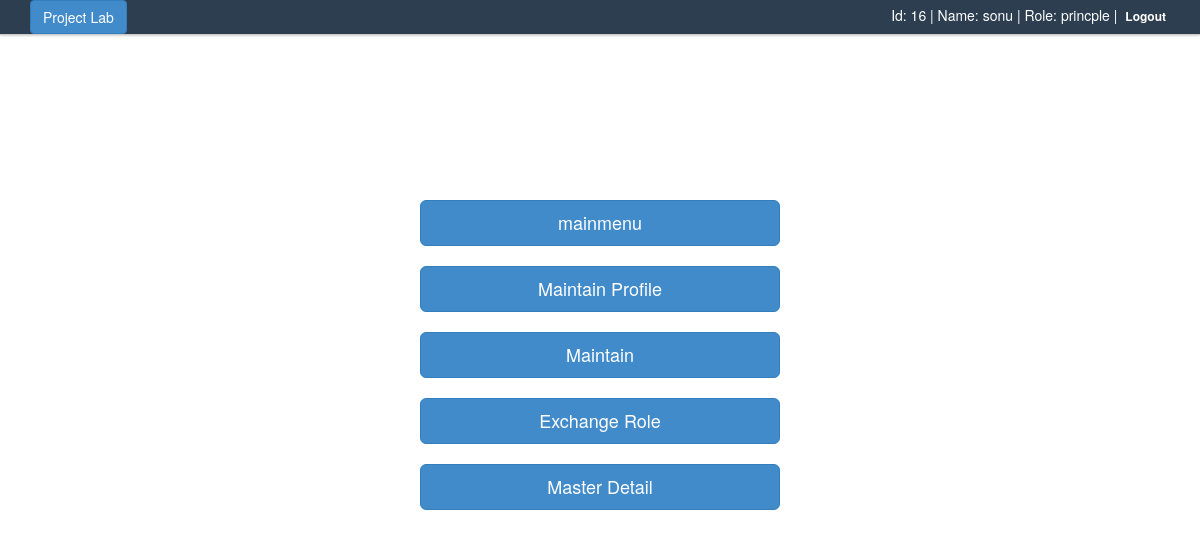
/project/mainmenu.php (signed in), run on the app's committed database.
### tables this page shows
CREATE TABLE IF NOT EXISTS `user` (
  `user_id` int(10) NOT NULL AUTO_INCREMENT,
  `name` varchar(20) NOT NULL,
  `email` varchar(30) NOT NULL,
  `pass1` varchar(255) NOT NULL,
  `batch` varchar(10) NOT NULL,
  `regitration_date` date NOT NULL,
  `role` varchar(255) NOT NULL,
  PRIMARY KEY (`user_id`)
);

### project/mainmenu.php (the view, shortened to what this page needs)
<?php
	$user_id=$_SESSION['User_id'];
	$sql="SELECT * FROM user WHERE user_id='$user_id'";
	$rws = mysql_fetch_array(mysql_query($sql));
?>
<!DOCTYPE html>
<html lang="en">
<head>
	<link href="css/bootstrap.min.css" rel="stylesheet">
    <link href="css/style.css" rel="stylesheet">
</head>
<body>
	<div class="navbar navbar-fixed-top">
		<div class="topNav">
			<div class="container">
				<div class="alignR">
					<div class="pull-left socialNw">
						<button class="btn btn-primary" class="active">Project Lab</button>
					</div>
 					Id: <?php echo $rws['user_id'];?> |
					Name: <?php echo $rws['name']; ?> |
					Role: <?php echo $rws['role']; ?> |
					<a href="logout.php" >Logout</a>
				</div>
			</div>
		</div>
	</div>
	<div class="container" style="margin-top:200px;">
		<div class="row clearfix">
			<div class="col-md-4 column">
			</div>
			<div class="col-md-4 column">
				<a href="mainmenu.php"><button type="button" class="btn btn-lg btn-primary btn-block">mainmenu</button></a><br>
			  	<a href="maintainprofile.php"><button type="button" class="btn btn-lg btn-primary btn-block">Maintain Profile</button></a><br>
			  	<a href="maintain.php"><button type="button" class="btn btn-lg btn-primary btn-block">Maintain</button></a><br>
			  	<a href="exchangerole.php"><button type="button" class="btn btn-lg btn-primary btn-block">Exchange Role</button></a><br>
			  	<a href="masterdetail.php"><button type="button" class="btn btn-lg btn-primary btn-block">Master Detail</button></a>
			</div>
			<div class="col-md-4 column">
			</div>
		</div>
	</div>
</body>
</html>

### project/css/style.css (style rules this page uses)
body { background:url(img/bg.png) repeat 0 0; }
.topNav { padding: 0;border-bottom: 1px solid #CCC;background: #2c3e50;color:#fff;box-shadow: 0 0 3px #B1AFAF; }
.topNav a { color:#fff; font-size:12px; font-weight:bold; display:inline-block; padding:8px 4px; }
.alignR { text-align:right; }

### data on the page
user: user_id "16", name "sonu", role "princple"
